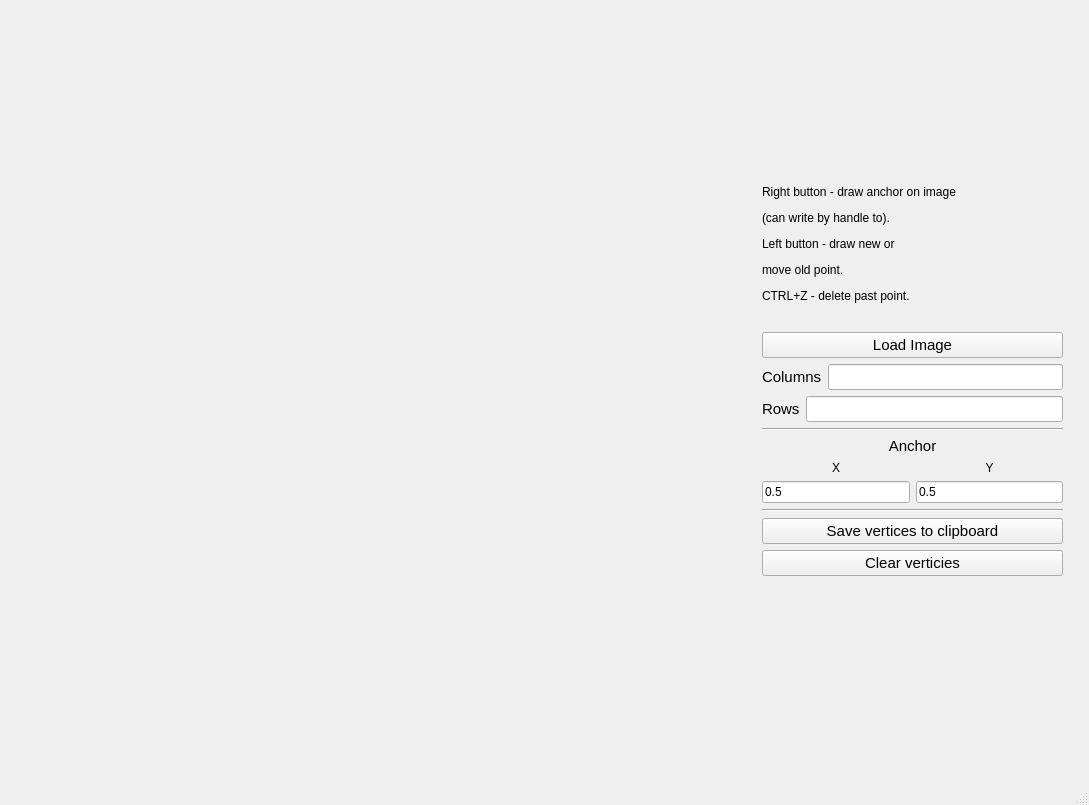
<?xml version="1.0" encoding="UTF-8"?>
<ui version="4.0">
 <class>MainWindow</class>
 <widget class="QMainWindow" name="MainWindow">
  <property name="geometry">
   <rect>
    <x>0</x>
    <y>0</y>
    <width>1089</width>
    <height>805</height>
   </rect>
  </property>
  <property name="windowTitle">
   <string>MainWindow</string>
  </property>
  <widget class="QWidget" name="centralwidget">
   <widget class="QWidget" name="horizontalLayoutWidget_3">
    <property name="geometry">
     <rect>
      <x>762</x>
      <y>20</y>
      <width>311</width>
      <height>721</height>
     </rect>
    </property>
    <layout class="QHBoxLayout" name="mainLay" stretch="0">
     <property name="rightMargin">
      <number>10</number>
     </property>
     <item>
      <layout class="QVBoxLayout" name="verticalLayout" stretch="1,0,0,0,0,0,0,0,0,0,0,0,1">
       <item>
        <spacer name="verticalSpacer">
         <property name="orientation">
          <enum>Qt::Orientation::Vertical</enum>
         </property>
         <property name="sizeHint" stdset="0">
          <size>
           <width>0</width>
           <height>0</height>
          </size>
         </property>
        </spacer>
       </item>
       <item>
        <widget class="QLabel" name="label_6">
         <property name="sizePolicy">
          <sizepolicy hsizetype="Minimum" vsizetype="Minimum">
           <horstretch>0</horstretch>
           <verstretch>0</verstretch>
          </sizepolicy>
         </property>
         <property name="maximumSize">
          <size>
           <width>400</width>
           <height>16777215</height>
          </size>
         </property>
         <property name="text">
          <string>&lt;html&gt;&lt;head/&gt;&lt;body&gt;&lt;p&gt;Right button - draw anchor on image &lt;/p&gt;&lt;p&gt;(can write by handle to).&lt;/p&gt;&lt;p&gt;Left button - draw new or &lt;/p&gt;&lt;p&gt;move old point.&lt;/p&gt;&lt;p&gt;CTRL+Z - delete past point.&lt;/p&gt;&lt;/body&gt;&lt;/html&gt;</string>
         </property>
        </widget>
       </item>
       <item>
        <widget class="QLabel" name="imgSizeLabel">
         <property name="font">
          <font>
           <pointsize>11</pointsize>
          </font>
         </property>
         <property name="text">
          <string/>
         </property>
        </widget>
       </item>
       <item>
        <widget class="QPushButton" name="openImage">
         <property name="font">
          <font>
           <pointsize>11</pointsize>
          </font>
         </property>
         <property name="text">
          <string>Load Image</string>
         </property>
        </widget>
       </item>
       <item>
        <layout class="QHBoxLayout" name="horizontalLayout">
         <item>
          <widget class="QLabel" name="label">
           <property name="sizePolicy">
            <sizepolicy hsizetype="Minimum" vsizetype="Minimum">
             <horstretch>0</horstretch>
             <verstretch>0</verstretch>
            </sizepolicy>
           </property>
           <property name="font">
            <font>
             <pointsize>11</pointsize>
            </font>
           </property>
           <property name="text">
            <string>Columns</string>
           </property>
          </widget>
         </item>
         <item>
          <widget class="QLineEdit" name="widthEdit">
           <property name="font">
            <font>
             <pointsize>11</pointsize>
            </font>
           </property>
          </widget>
         </item>
        </layout>
       </item>
       <item>
        <layout class="QHBoxLayout" name="horizontalLayout_2">
         <item>
          <widget class="QLabel" name="label_2">
           <property name="sizePolicy">
            <sizepolicy hsizetype="Minimum" vsizetype="Minimum">
             <horstretch>0</horstretch>
             <verstretch>0</verstretch>
            </sizepolicy>
           </property>
           <property name="font">
            <font>
             <pointsize>11</pointsize>
            </font>
           </property>
           <property name="text">
            <string>Rows</string>
           </property>
          </widget>
         </item>
         <item>
          <widget class="QLineEdit" name="heightEdit">
           <property name="font">
            <font>
             <pointsize>11</pointsize>
            </font>
           </property>
          </widget>
         </item>
        </layout>
       </item>
       <item>
        <widget class="Line" name="line">
         <property name="orientation">
          <enum>Qt::Orientation::Horizontal</enum>
         </property>
        </widget>
       </item>
       <item>
        <widget class="QLabel" name="label_3">
         <property name="font">
          <font>
           <pointsize>11</pointsize>
          </font>
         </property>
         <property name="text">
          <string>Anchor</string>
         </property>
         <property name="alignment">
          <set>Qt::AlignmentFlag::AlignCenter</set>
         </property>
        </widget>
       </item>
       <item>
        <layout class="QHBoxLayout" name="horizontalLayout_4">
         <item>
          <layout class="QVBoxLayout" name="verticalLayout_2">
           <item>
            <widget class="QLabel" name="label_4">
             <property name="sizePolicy">
              <sizepolicy hsizetype="Minimum" vsizetype="Minimum">
               <horstretch>0</horstretch>
               <verstretch>0</verstretch>
              </sizepolicy>
             </property>
             <property name="text">
              <string>X</string>
             </property>
             <property name="alignment">
              <set>Qt::AlignmentFlag::AlignCenter</set>
             </property>
            </widget>
           </item>
           <item>
            <widget class="QLineEdit" name="xAnchor">
             <property name="sizePolicy">
              <sizepolicy hsizetype="Minimum" vsizetype="Minimum">
               <horstretch>0</horstretch>
               <verstretch>0</verstretch>
              </sizepolicy>
             </property>
             <property name="text">
              <string>0.5</string>
             </property>
            </widget>
           </item>
          </layout>
         </item>
         <item>
          <layout class="QVBoxLayout" name="verticalLayout_3">
           <item>
            <widget class="QLabel" name="label_5">
             <property name="sizePolicy">
              <sizepolicy hsizetype="Minimum" vsizetype="Minimum">
               <horstretch>0</horstretch>
               <verstretch>0</verstretch>
              </sizepolicy>
             </property>
             <property name="text">
              <string>Y</string>
             </property>
             <property name="alignment">
              <set>Qt::AlignmentFlag::AlignCenter</set>
             </property>
            </widget>
           </item>
           <item>
            <widget class="QLineEdit" name="yAnchor">
             <property name="sizePolicy">
              <sizepolicy hsizetype="Minimum" vsizetype="Minimum">
               <horstretch>0</horstretch>
               <verstretch>0</verstretch>
              </sizepolicy>
             </property>
             <property name="text">
              <string>0.5</string>
             </property>
            </widget>
           </item>
          </layout>
         </item>
        </layout>
       </item>
       <item>
        <widget class="Line" name="line_2">
         <property name="orientation">
          <enum>Qt::Orientation::Horizontal</enum>
         </property>
        </widget>
       </item>
       <item>
        <widget class="QPushButton" name="savePoints">
         <property name="font">
          <font>
           <pointsize>11</pointsize>
          </font>
         </property>
         <property name="text">
          <string>Save vertices to clipboard</string>
         </property>
        </widget>
       </item>
       <item>
        <widget class="QPushButton" name="clearPoints">
         <property name="font">
          <font>
           <pointsize>11</pointsize>
          </font>
         </property>
         <property name="text">
          <string>Clear verticies</string>
         </property>
        </widget>
       </item>
       <item>
        <spacer name="verticalSpacer_2">
         <property name="orientation">
          <enum>Qt::Orientation::Vertical</enum>
         </property>
         <property name="sizeHint" stdset="0">
          <size>
           <width>0</width>
           <height>0</height>
          </size>
         </property>
        </spacer>
       </item>
      </layout>
     </item>
    </layout>
   </widget>
  </widget>
  <widget class="QMenuBar" name="menubar">
   <property name="geometry">
    <rect>
     <x>0</x>
     <y>0</y>
     <width>1089</width>
     <height>26</height>
    </rect>
   </property>
  </widget>
  <widget class="QStatusBar" name="statusbar"/>
 </widget>
 <resources/>
 <connections/>
</ui>
